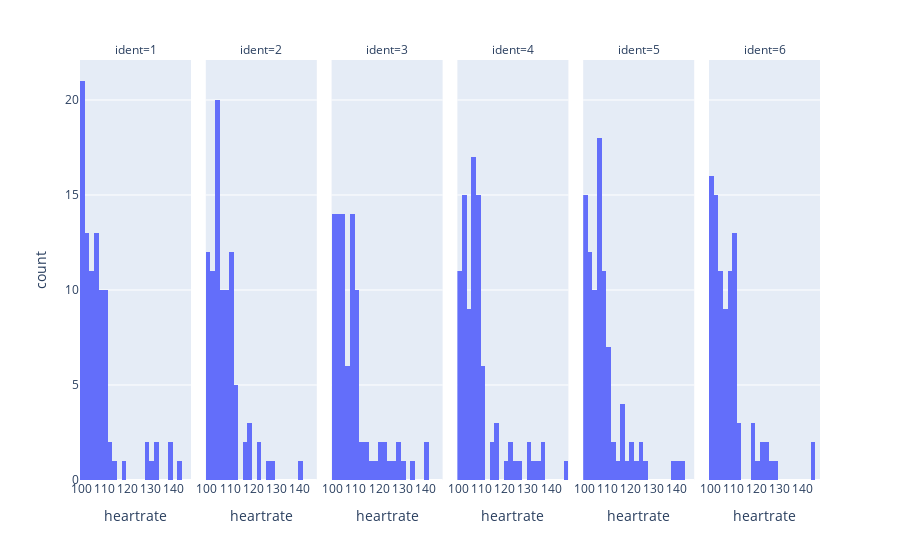

The notebook cell this image was saved under:
### Code cell
px.histogram(df, x="heartrate", facet_col="ident").show()

### Figure 1 — Plotly figure (JSON) as saved in the notebook; plotly's stock layout.template omitted (floating-point values rounded to 4 significant figures)
{"data": [{"alignmentgroup": "True", "bingroup": "x", "hovertemplate": "ident=1<br>heartrate=%{x}<br>count=%{y}<extra></extra>", "legendgroup": "", "marker": {"color": "#636efa", "pattern": {"shape": ""}}, "name": "", "offsetgroup": "", "orientation": "v", "showlegend": false, "type": "histogram", "x": [106, 110, 100, 106, 100, 108, 110, 105, 106, 102, 107, 100, 105, 105, 101, 102, 102, 101, 105, 111, 105, 109, 115, 129, 103, 112, 139, 132, 107, 131, 103, 139, 129, 142, 132, 101, 107, 119, 113, 111, 100, 111, 109, 110, 101, 102, 110, 111, 104, 109, 103, 101, 104, 104, 102, 101, 107, 101, 107, 108, 102, 100, 106, 100, 100, 105, 101, 104, 103, 108, 108, 106, 103, 108, 108, 107, 104, 103, 103, 108, 100, 101, 106, 100, 110, 100, 106, 100, 110, 101], "xaxis": "x", "yaxis": "y"}, {"alignmentgroup": "True", "bingroup": "x", "hovertemplate": "ident=2<br>heartrate=%{x}<br>count=%{y}<extra></extra>", "legendgroup": "", "marker": {"color": "#636efa", "pattern": {"shape": ""}}, "name": "", "offsetgroup": "", "orientation": "v", "showlegend": false, "type": "histogram", "x": [107, 110, 110, 110, 109, 102, 103, 104, 102, 102, 105, 102, 100, 106, 100, 106, 110, 105, 106, 112, 117, 108, 119, 109, 105, 128, 110, 118, 104, 118, 123, 101, 117, 140, 112, 127, 122, 106, 112, 111, 104, 104, 107, 112, 112, 111, 104, 102, 105, 107, 104, 100, 105, 103, 104, 104, 103, 108, 108, 110, 101, 105, 103, 104, 108, 108, 101, 106, 108, 110, 107, 101, 102, 104, 108, 105, 110, 108, 100, 110, 106, 101, 101, 110, 104, 101, 101, 104, 102, 104], "xaxis": "x2", "yaxis": "y2"}, {"alignmentgroup": "True", "bingroup": "x", "hovertemplate": "ident=3<br>heartrate=%{x}<br>count=%{y}<extra></extra>", "legendgroup": "", "marker": {"color": "#636efa", "pattern": {"shape": ""}}, "name": "", "offsetgroup": "", "orientation": "v", "showlegend": false, "type": "histogram", "x": [109, 106, 109, 110, 100, 100, 102, 107, 101, 109, 103, 103, 101, 104, 108, 109, 104, 111, 104, 114, 111, 121, 124, 102, 105, 122, 126, 105, 131, 123, 135, 140, 112, 128, 141, 117, 106, 128, 111, 114, 120, 118, 106, 111, 112, 105, 101, 111, 102, 105, 108, 104, 105, 104, 108, 103, 109, 109, 103, 110, 102, 108, 101, 103, 100, 101, 106, 100, 103, 100, 105, 102, 100, 103, 110, 109, 107, 103, 110, 110, 100, 102, 109, 108, 108, 101, 104, 105, 100, 105], "xaxis": "x3", "yaxis": "y3"}, {"alignmentgroup": "True", "bingroup": "x", "hovertemplate": "ident=4<br>heartrate=%{x}<br>count=%{y}<extra></extra>", "legendgroup": "", "marker": {"color": "#636efa", "pattern": {"shape": ""}}, "name": "", "offsetgroup": "", "orientation": "v", "showlegend": false, "type": "histogram", "x": [102, 104, 100, 105, 108, 105, 100, 103, 101, 107, 107, 108, 108, 110, 109, 103, 100, 108, 116, 108, 106, 121, 116, 122, 102, 136, 106, 131, 137, 147, 132, 130, 117, 135, 123, 124, 127, 115, 115, 105, 103, 106, 111, 107, 109, 106, 100, 111, 110, 103, 106, 101, 107, 109, 110, 105, 109, 104, 103, 109, 106, 102, 103, 103, 101, 107, 108, 110, 109, 100, 104, 106, 100, 106, 107, 106, 106, 102, 100, 100, 106, 109, 102, 109, 104, 103, 103, 102, 105, 109], "xaxis": "x4", "yaxis": "y4"}, {"alignmentgroup": "True", "bingroup": "x", "hovertemplate": "ident=5<br>heartrate=%{x}<br>count=%{y}<extra></extra>", "legendgroup": "", "marker": {"color": "#636efa", "pattern": {"shape": ""}}, "name": "", "offsetgroup": "", "orientation": "v", "showlegend": false, "type": "histogram", "x": [106, 106, 104, 109, 107, 105, 105, 107, 106, 101, 100, 107, 103, 106, 111, 111, 105, 102, 107, 116, 121, 123, 104, 107, 119, 101, 124, 105, 140, 138, 142, 109, 113, 109, 107, 121, 126, 117, 124, 114, 116, 117, 113, 109, 103, 103, 110, 100, 108, 107, 106, 110, 101, 103, 103, 101, 104, 106, 110, 106, 107, 108, 109, 108, 106, 104, 102, 107, 108, 110, 109, 105, 103, 103, 103, 105, 100, 100, 103, 100, 101, 110, 109, 103, 100, 100, 107, 101, 100, 101], "xaxis": "x5", "yaxis": "y5"}, {"alignmentgroup": "True", "bingroup": "x", "hovertemplate": "ident=6<br>heartrate=%{x}<br>count=%{y}<extra></extra>", "legendgroup": "", "marker": {"color": "#636efa", "pattern": {"shape": ""}}, "name": "", "offsetgroup": "", "orientation": "v", "showlegend": false, "type": "histogram", "x": [102, 109, 105, 105, 107, 104, 108, 109, 101, 108, 100, 100, 107, 106, 107, 110, 104, 110, 101, 118, 112, 110, 109, 101, 122, 129, 144, 124, 103, 110, 145, 101, 126, 102, 106, 118, 103, 124, 122, 121, 111, 118, 112, 103, 113, 104, 111, 104, 110, 102, 105, 108, 106, 109, 110, 102, 100, 110, 105, 100, 100, 109, 110, 110, 106, 101, 107, 108, 104, 105, 107, 100, 103, 108, 102, 102, 103, 100, 110, 103, 110, 102, 103, 101, 100, 102, 109, 105, 101, 101], "xaxis": "x6", "yaxis": "y6"}], "layout": {"annotations": [{"font": {}, "showarrow": false, "text": "ident=1", "x": 0.075, "xanchor": "center", "xref": "paper", "y": 1, "yanchor": "bottom", "yref": "paper"}, {"font": {}, "showarrow": false, "text": "ident=2", "x": 0.245, "xanchor": "center", "xref": "paper", "y": 1, "yanchor": "bottom", "yref": "paper"}, {"font": {}, "showarrow": false, "text": "ident=3", "x": 0.415, "xanchor": "center", "xref": "paper", "y": 1, "yanchor": "bottom", "yref": "paper"}, {"font": {}, "showarrow": false, "text": "ident=4", "x": 0.585, "xanchor": "center", "xref": "paper", "y": 1, "yanchor": "bottom", "yref": "paper"}, {"font": {}, "showarrow": false, "text": "ident=5", "x": 0.755, "xanchor": "center", "xref": "paper", "y": 1, "yanchor": "bottom", "yref": "paper"}, {"font": {}, "showarrow": false, "text": "ident=6", "x": 0.925, "xanchor": "center", "xref": "paper", "y": 1, "yanchor": "bottom", "yref": "paper"}], "autosize": true, "barmode": "relative", "legend": {"tracegroupgap": 0}, "margin": {"t": 60}, "xaxis": {"anchor": "y", "autorange": true, "domain": [0, 0.15], "range": [99.5, 147.5], "title": {"text": "heartrate"}, "type": "linear"}, "xaxis2": {"anchor": "y2", "autorange": true, "domain": [0.17, 0.32], "matches": "x", "range": [99.5, 147.5], "title": {"text": "heartrate"}, "type": "linear"}, "xaxis3": {"anchor": "y3", "autorange": true, "domain": [0.34, 0.49], "matches": "x", "range": [99.5, 147.5], "title": {"text": "heartrate"}, "type": "linear"}, "xaxis4": {"anchor": "y4", "autorange": true, "domain": [0.51, 0.66], "matches": "x", "range": [99.5, 147.5], "title": {"text": "heartrate"}, "type": "linear"}, "xaxis5": {"anchor": "y5", "autorange": true, "domain": [0.68, 0.83], "matches": "x", "range": [99.5, 147.5], "title": {"text": "heartrate"}, "type": "linear"}, "xaxis6": {"anchor": "y6", "autorange": true, "domain": [0.85, 1], "matches": "x", "range": [99.5, 147.5], "title": {"text": "heartrate"}, "type": "linear"}, "yaxis": {"anchor": "x", "autorange": true, "domain": [0, 1], "range": [0, 22.11], "title": {"text": "count"}}, "yaxis2": {"anchor": "x2", "autorange": true, "domain": [0, 1], "matches": "y", "range": [0, 22.11], "showticklabels": false}, "yaxis3": {"anchor": "x3", "autorange": true, "domain": [0, 1], "matches": "y", "range": [0, 22.11], "showticklabels": false}, "yaxis4": {"anchor": "x4", "autorange": true, "domain": [0, 1], "matches": "y", "range": [0, 22.11], "showticklabels": false}, "yaxis5": {"anchor": "x5", "autorange": true, "domain": [0, 1], "matches": "y", "range": [0, 22.11], "showticklabels": false}, "yaxis6": {"anchor": "x6", "autorange": true, "domain": [0, 1], "matches": "y", "range": [0, 22.11], "showticklabels": false}}}
